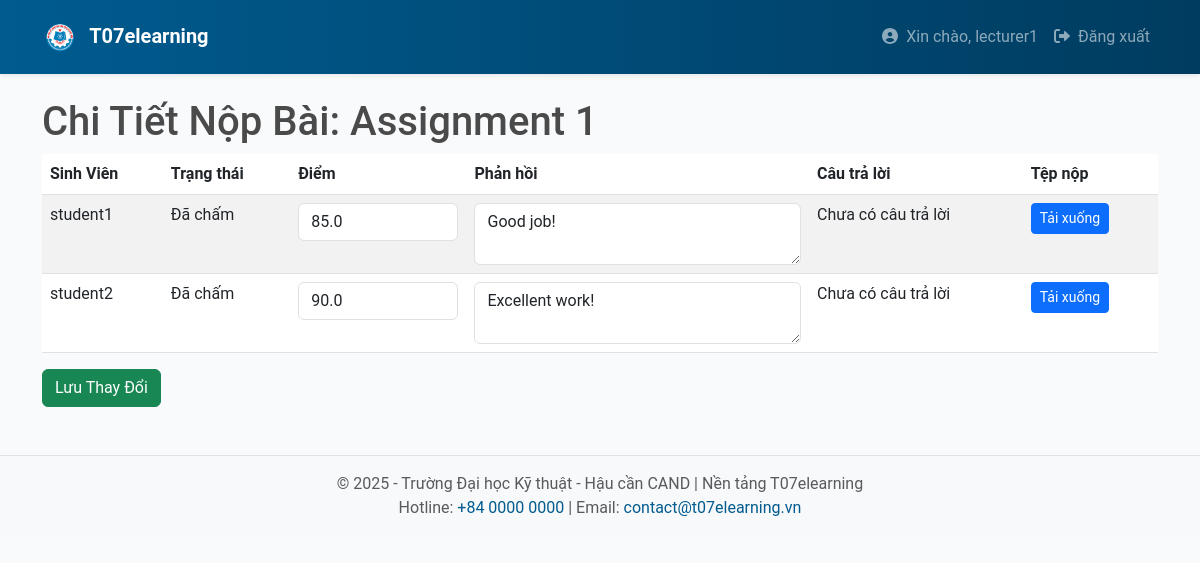
The app's page /lecturer/assignment/1/submissions (signed in) with its own data.
### app/models.py (models this page shows, shortened)
class User(UserMixin, db.Model):
    __tablename__ = 'users'
    id = db.Column(db.Integer, primary_key=True)
    username = db.Column(db.String(64), unique=True, nullable=False)
    email = db.Column(db.String(120), unique=True, nullable=False)
    password_hash = db.Column(db.String(128), nullable=False)
    registered_on = db.Column(db.DateTime, default=datetime.utcnow)
    last_seen = db.Column(db.DateTime, default=datetime.utcnow, onupdate=datetime.utcnow)
    roles = db.relationship('Role', secondary='user_roles', back_populates='users')
    courses = db.relationship('Course', backref='lecturer', lazy='dynamic')
    enrollments = db.relationship('Enrollment', backref='student', lazy='dynamic')
    submissions = db.relationship('Submission', backref='student', lazy='dynamic')
    notifications = db.relationship('Notification', backref='user', lazy='dynamic')
    def is_lecturer(self):
        return any(role.name == 'lecturer' for role in self.roles)

class Assignment(db.Model):
    __tablename__ = 'assignments'
    id = db.Column(db.Integer, primary_key=True)
    class_id = db.Column(db.Integer, db.ForeignKey('classes.id'), nullable=False)
    title = db.Column(db.String(128), nullable=False)
    description = db.Column(db.Text, nullable=True)
    due_date = db.Column(db.DateTime, nullable=False)
    max_attempts = db.Column(db.Integer, default=1)
    created_on = db.Column(db.DateTime, default=datetime.utcnow)
    attachment_url = db.Column(db.String(512), nullable=True)
    lecturer_id = db.Column(db.Integer, db.ForeignKey('users.id'), nullable=False)
    deadline_duration = db.Column(db.Integer, nullable=False, default=0)
    submissions = db.relationship('Submission', back_populates='assignment')

class Submission(db.Model):
    __tablename__ = 'submissions'
    id = db.Column(db.Integer, primary_key=True)
    assignment_id = db.Column(db.Integer, db.ForeignKey('assignments.id'), nullable=False)
    student_id = db.Column(db.Integer, db.ForeignKey('users.id'), nullable=False)
    submission_date = db.Column(db.DateTime, default=datetime.utcnow)
    file_url = db.Column(db.String(512), nullable=True)
    grade = db.Column(db.Float, nullable=True)
    feedback = db.Column(db.Text, nullable=True)
    status = db.Column(db.String(64), nullable=False, default='pending')
    answer = db.Column(db.Text, nullable=True)
    assignment = db.relationship('Assignment', back_populates='submissions')

### app/lecturer/routes.py (the view)
@bp.route('/assignment/<int:assignment_id>/submissions', methods=['GET'])
@login_required
def view_submissions(assignment_id):
    if not current_user.is_lecturer():
        flash('Bạn không có quyền truy cập trang này.')
        return redirect(url_for('main.index'))
    assignment = Assignment.query.get_or_404(assignment_id)
    submissions = Submission.query.filter_by(assignment_id=assignment.id).all()
    return render_template('lecturer/view_submissions.html', assignment=assignment, submissions=submissions)

### app/templates/lecturer/view_submissions.html
{% extends "base.html" %}
{% block content %}
<h1>Chi Tiết Nộp Bài: {{ assignment.title }}</h1>
<form method="POST" action="{{ url_for('lecturer.grade_submissions', assignment_id=assignment.id) }}">
    <table class="table table-striped">
        <thead>
            <tr>
                <th>Sinh Viên</th>
                <th>Trạng thái</th>
                <th>Điểm</th>
                <th>Phản hồi</th>
                <th>Câu trả lời</th>
                <th>Tệp nộp</th>
            </tr>
        </thead>
        <tbody>
            {% for submission in submissions %}
            <tr>
                <td>{{ submission.student.username }}</td>
                <td>
                    {% if submission.status == 'overdue' %}
                        <span class="text-danger">Quá hạn</span>
                    {% elif submission.status == 'submitted' %}
                        Đã nộp
                    {% elif submission.status == 'graded' %}
                        Đã chấm
                    {% else %}
                        Chưa nộp
                    {% endif %}
                </td>
                <td>
                    <input type="number" name="grades[{{ submission.id }}]" value="{{ submission.grade if submission.grade is not none else '' }}" class="form-control" min="0" max="100">
                </td>
                <td>
                    <textarea name="feedbacks[{{ submission.id }}]" class="form-control">{{ submission.feedback if submission.feedback else '' }}</textarea>
                </td>
                <td>{{ submission.answer if submission.answer else 'Chưa có câu trả lời' }}</td>
                <td>
                    {% if submission.file_url %}
                        <a href="{{ url_for('static', filename=submission.file_url.replace('\\', '/')) }}" class="btn btn-primary btn-sm" download>Tải xuống</a>
                    {% else %}
                        Không có tệp
                    {% endif %}
                </td>
            </tr>
            {% endfor %}
        </tbody>
    </table>
    <button type="submit" class="btn btn-success">Lưu Thay Đổi</button>
</form>
{% endblock %}

### app/templates/base.html (shortened to what this page needs)
<!DOCTYPE html>
<html lang="vi">
<head>
  <link rel="stylesheet" href="https://cdn.jsdelivr.net/npm/bootstrap@5.3.0/dist/css/bootstrap.min.css">
  <link rel="stylesheet" href="{{ url_for('static', filename='css/main.css') }}">
</head>
<body>
  <nav class="navbar navbar-expand-lg navbar-dark bg-t07 py-3 shadow-sm">
    <div class="container">
      <a class="navbar-brand fw-bold" href="{{ url_for('main.index') }}">
        <img src="{{ url_for('static', filename='images/logo.png') }}" alt="T07 Logo" height="30" class="me-2">
        T07elearning
      </a>
      <div class="collapse navbar-collapse" id="mainNav">
        <ul class="navbar-nav ms-auto">
          {% if current_user.is_authenticated %}
            <li class="nav-item">
              <a class="nav-link" href="#">
                <i class="fas fa-user-circle me-1"></i> Xin chào, {{ current_user.username }}
              </a>
            </li>
            <li class="nav-item">
              <a class="nav-link" href="{{ url_for('auth.logout') }}">
                <i class="fas fa-sign-out-alt me-1"></i> Đăng xuất
              </a>
            </li>
          {% endif %}
        </ul>
      </div>
    </div>
  </nav>
  <div class="container my-4">
    {% block content %}
    {% endblock %}
  </div>
  <footer class="bg-light py-3 footer-t07 mt-5">
    <div class="container text-center text-muted">
      <p class="mb-0">&copy; 2025 - Trường Đại học Kỹ thuật - Hậu cần CAND | Nền tảng T07elearning</p>
      <p class="mb-0">Hotline: <a href="tel:+8400000000">+84 0000 0000</a> | Email: <a href="mailto:contact@t07elearning.vn">contact@t07elearning.vn</a></p>
    </div>
  </footer>
</body>
</html>

### app/static/css/main.css (style rules this page uses)
* { box-sizing: border-box; }
body { font-family: "Roboto", sans-serif; background-color: #f9fafc; color: #4a4a4a; }
.bg-t07 { background: linear-gradient(90deg, #005b8f 0%, #003c60 100%); }
.footer-t07 { border-top: 1px solid #e2e2e2; }
.footer-t07 a { color: #005b8f; text-decoration: none; }

### records on screen
User: username "lecturer1"
Assignment: title "Assignment 1"
Submission: student.username "student1", status "Đã chấm", grade "85.0", id "Good job!", answer "Chưa có câu trả lời"
Submission: student.username "student2", status "Đã chấm", grade "90.0", id "Excellent work!", answer "Chưa có câu trả lời"
